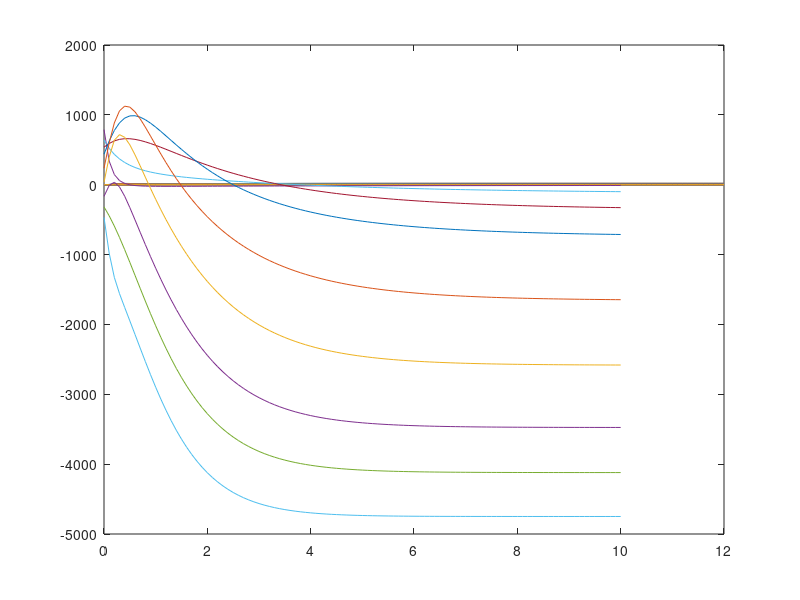

Reproduce this figure in MATLAB.
%Fig2 curveA
gK0 = 0.09;
gK00 = 7.06; %gK00 means gK-infinite
tn = 0.75;
t = 0:0.1:5;
gK= (gK00.^(0.25)-(gK00.^(0.25)-gK0.^(0.25))*exp(-t/tn)).^4;
plot(t,gK);
%%
%Fig2 curveB
gK00 = 0.09;
gK0 = 7.06; %gK00 means gK-infinite
tn = 1.1;
t = 0:0.1:5;
gK= (gK00.^(0.25)-(gK00.^(0.25)-gK0.^(0.25))*exp(-t/tn)).^4;
plot(t,gK);
%%
%Fig 3
gK0 = 0.24;
gK00 = [20.70 20.00 18.60 17.00 15.70 13.27 10.29 8.62 6.84 5.00 1.47 0.98]; %gK00 means gK-infinite
tn = [1.05 1.10 1.25 1.50 1.70 2.05 2.60 3.20 3.80 4.50 5.25 5.25];
t = 0:0.1:12;
for i=1:12   
    gK= (gK00(i).^(0.25)-(gK00(i).^(0.25)-gK0.^(0.25))*exp(-t/tn(i))).^4;
    plot(t,gK);
    hold on;
end
%%
%fig6
gNa0 = [40.3 42.6 46.8 39.5 38.2 30.7 20.0 15.3 7.90 1.44 0.13 0.046];% gNa'
tm = [0.140 0.160 0.200 0.189 0.252 0.318 0.382 0.520 0.600 0.400 0.220 0.200];
th = [0.67 0.67 0.67 0.84 0.84 1.06 1.27 1.33 1.50 2.30 5.52 6.73];
t = 0:0.1:12;
for i=1:12   
    gNa = gNa0(i)*((1-exp(-t/tm(i))).^3).*exp(-t/th(i));
    plot(t,gNa);
    hold on;
end
%%
%fig11
V = [-5 -10 -20 -30 -40 -60 -80 -100 -115 -130];% gNa'
gK = 36;
gNa = 120;
gl = 0.3;
VK = 12;
VNa = -115;
Vl = -10.613;

n0 = 0.5;
m0 = 0.5;
h0 = 0.5;

t = 0:0.1:10;
for i=1:10 
    
    alpha_n = 0.01*(V(i)+10)/(exp((V(i)+10)/10)-1);
    beta_n = 0.125*exp(V(i)/80);
    alpha_m = 0.1*(V(i)+25)/(exp((V(i)+25)/10)-1);
    beta_m = 4*exp(V(i)/18);
    alpha_h = 0.07*exp(V(i)/20);
    beta_h = 1/(exp((V(i)+30)/10)+1);
    
    n00 = alpha_n/(alpha_n+beta_n);
    tn = 1/(alpha_n+beta_n);
    m00 = alpha_m/(alpha_m+beta_m);
    tm = 1/(alpha_m+beta_m);
    h00 = alpha_h/(alpha_h+beta_h);
    th = 1/(alpha_h+beta_h);
    
    n = n00-(n00-n0)*exp(-t/tn);
    m = m00-(m00-m0)*exp(-t/tm);
    h = h00-(h00-h0)*exp(-t/th);
    
    I = gK*(n.^4).*(V(i)-VK)+gNa*(m.^3).*h.*(V(i)-VNa)+gl*(V(i)-Vl);
    plot(t,I);
    hold on;
end
%%






